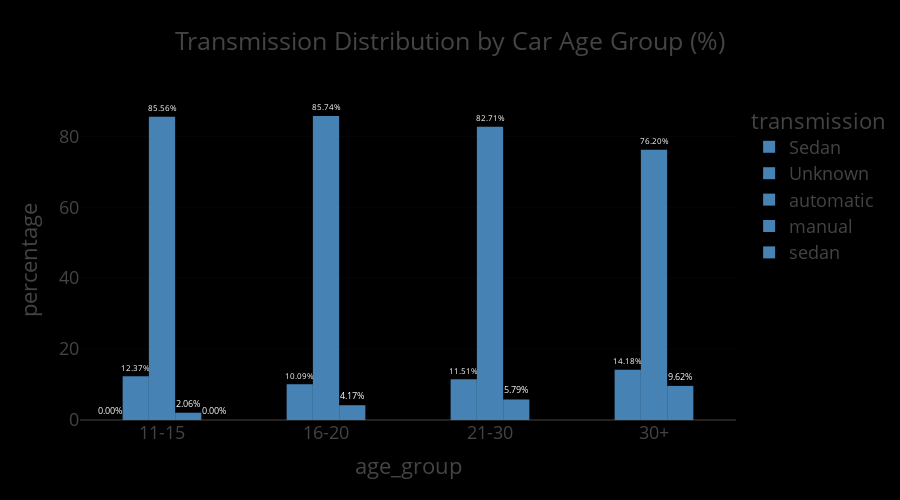

Notebook code cell kept with this figure:
### Code cell
import plotly.express as px

# Plot
fig = px.bar(
    age_trans_group,
    x='age_group',
    y='percentage',
    color='transmission',
    title='Transmission Distribution by Car Age Group (%)',
    barmode='group',
    height=500,
    width=900,
    text='percentage',
    color_discrete_sequence=['#4682B4']  # Deep blue for bars
)

# Update trace text
fig.update_traces(
    texttemplate='%{text:.2f}%',
    textposition='outside',
    textfont_size=12,
    textfont_color='white'  # Optional: white text for contrast
)

# Layout update with dark blue backgrounds
fig.update_layout(
    template="presentation",
    paper_bgcolor='rgb(0, 0, 139)',  # Deep blue background
    plot_bgcolor='rgb(0, 0, 139)'    # Deep blue plot background
)
fig.update_layout(template='presentation', paper_bgcolor='rgb(0, 0, 0)', plot_bgcolor='rgb(0, 0, 0)')
fig.show()


# Save in multiple formats
fig.write_image(os.path.join(results_dir, 'transmission_distribution_by_car_age_groupbar.jpg'))
fig.write_image(os.path.join(results_dir, 'average_depreciation_tate_by_brandbar.png'))
fig.write_html(os.path.join(results_dir, 'average_depreciation_tate_by_brandbar.html'))

### Figure 1 — Plotly figure (JSON) as saved in the notebook; plotly's stock layout.template omitted (floating-point values rounded to 4 significant figures)
{"data": [{"alignmentgroup": "True", "hovertemplate": "transmission=Sedan<br>age_group=%{x}<br>percentage=%{text}<extra></extra>", "legendgroup": "Sedan", "marker": {"color": "#4682B4", "pattern": {"shape": ""}}, "name": "Sedan", "offsetgroup": "Sedan", "orientation": "v", "showlegend": true, "text": [0.00324], "textfont": {"color": "white", "size": 12}, "textposition": "outside", "texttemplate": "%{text:.2f}%", "type": "bar", "x": ["11-15"], "xaxis": "x", "y": [0.00324], "yaxis": "y"}, {"alignmentgroup": "True", "hovertemplate": "transmission=Unknown<br>age_group=%{x}<br>percentage=%{text}<extra></extra>", "legendgroup": "Unknown", "marker": {"color": "#4682B4", "pattern": {"shape": ""}}, "name": "Unknown", "offsetgroup": "Unknown", "orientation": "v", "showlegend": true, "text": [12.37, 10.09, 11.51, 14.18], "textfont": {"color": "white", "size": 12}, "textposition": "outside", "texttemplate": "%{text:.2f}%", "type": "bar", "x": ["11-15", "16-20", "21-30", "30+"], "xaxis": "x", "y": [12.37, 10.09, 11.51, 14.18], "yaxis": "y"}, {"alignmentgroup": "True", "hovertemplate": "transmission=automatic<br>age_group=%{x}<br>percentage=%{text}<extra></extra>", "legendgroup": "automatic", "marker": {"color": "#4682B4", "pattern": {"shape": ""}}, "name": "automatic", "offsetgroup": "automatic", "orientation": "v", "showlegend": true, "text": [85.56, 85.74, 82.71, 76.2], "textfont": {"color": "white", "size": 12}, "textposition": "outside", "texttemplate": "%{text:.2f}%", "type": "bar", "x": ["11-15", "16-20", "21-30", "30+"], "xaxis": "x", "y": [85.56, 85.74, 82.71, 76.2], "yaxis": "y"}, {"alignmentgroup": "True", "hovertemplate": "transmission=manual<br>age_group=%{x}<br>percentage=%{text}<extra></extra>", "legendgroup": "manual", "marker": {"color": "#4682B4", "pattern": {"shape": ""}}, "name": "manual", "offsetgroup": "manual", "orientation": "v", "showlegend": true, "text": [2.059, 4.172, 5.79, 9.618], "textfont": {"color": "white", "size": 12}, "textposition": "outside", "texttemplate": "%{text:.2f}%", "type": "bar", "x": ["11-15", "16-20", "21-30", "30+"], "xaxis": "x", "y": [2.059, 4.172, 5.79, 9.618], "yaxis": "y"}, {"alignmentgroup": "True", "hovertemplate": "transmission=sedan<br>age_group=%{x}<br>percentage=%{text}<extra></extra>", "legendgroup": "sedan", "marker": {"color": "#4682B4", "pattern": {"shape": ""}}, "name": "sedan", "offsetgroup": "sedan", "orientation": "v", "showlegend": true, "text": [0.004418], "textfont": {"color": "white", "size": 12}, "textposition": "outside", "texttemplate": "%{text:.2f}%", "type": "bar", "x": ["11-15"], "xaxis": "x", "y": [0.004418], "yaxis": "y"}], "layout": {"barmode": "group", "height": 500, "legend": {"title": {"text": "transmission"}, "tracegroupgap": 0}, "paper_bgcolor": "rgb(0, 0, 0)", "plot_bgcolor": "rgb(0, 0, 0)", "title": {"text": "Transmission Distribution by Car Age Group (%)"}, "width": 900, "xaxis": {"anchor": "y", "autorange": true, "domain": [0, 1], "range": [-0.5, 3.5], "title": {"text": "age_group"}, "type": "category"}, "yaxis": {"anchor": "x", "autorange": true, "domain": [0, 1], "range": [0, 90.25], "title": {"text": "percentage"}, "type": "linear"}}}
